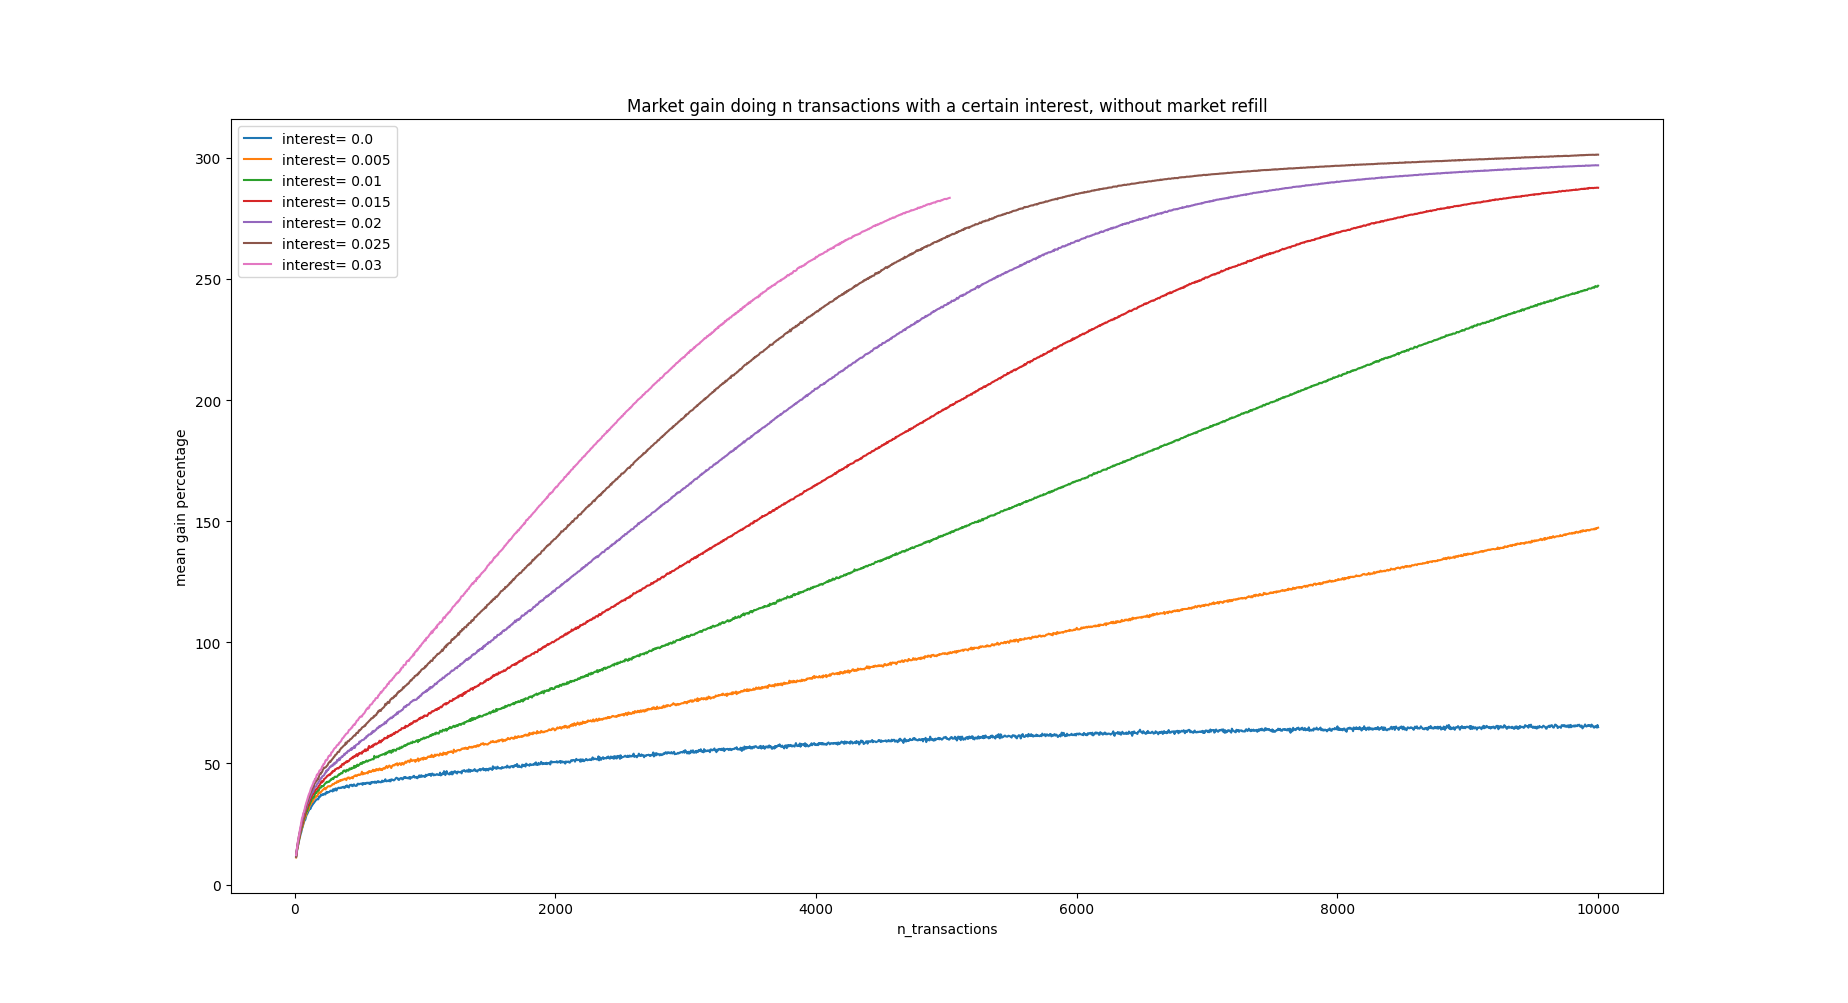

Python code for this plot:
import json
import matplotlib.pyplot as plt

filename = 'simulations_10k_transactions_no_refill.json'
f = open(filename)
data = json.load(f)

simulations = data['simulations']
print(f"gathered {len(simulations)} points")
 
interests = {}

for simulation in simulations:
  inter = simulation['interest']
  if inter not in interests:
    interests[inter] = {"x": [], "y": []}
  interests[inter]["x"].append(simulation['n_transactions'])
  interests[inter]["y"].append(simulation['gain_percentages_mean'])

f.close()

for key, value in interests.items():
  x = value['x']
  y = value['y']
  plt.plot(x, y, label = f"interest= {key}")

plt.xlabel('n_transactions')
plt.ylabel('mean gain percentage')
plt.title('Market gain doing n transactions with a certain interest, without market refill')

plt.legend()
plt.show()
